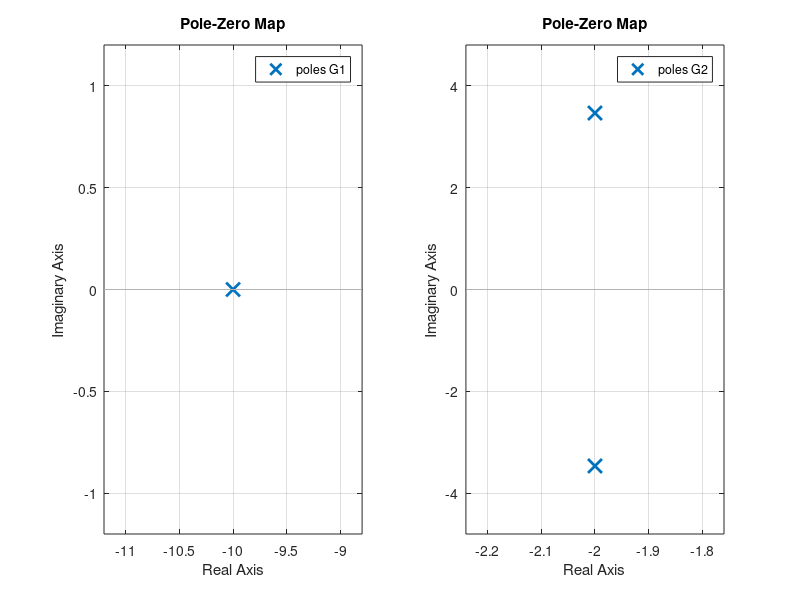

Here is the MATLAB script that generated this plot:
%% Experiment No.: 2

clc
clear all
close all

%% Q1. Generte tf and find zeros, poles and gain.

%(a) G(s) = 2/(0.1s+1)
G1=tf(2, [0.1 1])
[Z1, P1, K1]=tf2zp(2, [0.1 1])
subplot(1,2,1)
pzmap(G1)

%(b) G(s) = 16/(s^2+4s+16)
G2=tf(16, [1 4 16])
[Z2, P2, K2]=tf2zp(16, [1 4 16])
subplot(1,2,2)
pzmap(G2)

%% Q2. Find tf from zeros, poles and gain.

%(a) zero at 0, pole at -2 and gain is 0.5
[NUM1, DEN1]=zp2tf(0, -2, 0.5);
G3=tf(NUM1, DEN1)

%(b) zero at -4, pole at -4 and gain is 16
[NUM2, DEN2]=zp2tf(-4, -4, 16);
G4=tf(NUM2, DEN2)

%% Q3. Obtain tf of the given close loop

a=tf([1 0], 1)
b=tf(4, 1)
sys1=parallel(a,b)
c=tf(1, [1 2 0])
sys2=series(sys1,c)
d=tf(0.5, 1)
sys3=feedback(sys2,d)
e=tf(1, 1)
sys4=feedback(sys3,e)

%% Q4. List and explain new MATLAB functions used to perform tasks mentioned in all above questions.

%{

1. tf:- Use tf to create real or complex valued transfer function models or
to convert state-space or zero-pole-gain models to transfer function form.
You can also use tf to create generalized state-space models or uncertain
state-space models. sys=tf(Numerator,Denomintor) creates a contionuous time
transfer function with numerator(s) and denominator(s) specified by
Numerator and Denomintor.

2. tf2zp:- tf2zp finds the zeros, poles, an gains of a continuous time
transfer function. [z,k,p]=tf2zp(b,a) finds the matrix of zeros z, the
vector of poles p, and the associated vector of gain k from the transfer
function parameters b and a.

3. pzmap:- pzmap(sys) creates a pole-zero plot of the continuous or
discrete time dynamic system model sys. For SISO systems, pzmap plots the
transfer function poles and zeros. For MIMO systems, it plots the system
poles and transmission zeros. The plots are plotted as x's and the zeros
are plottecd as o's.

pzmap(sys1, sys2, sys3,...,sysN) creates the pole-zero plot of multiple
models on a single figure. The models can have different numbers of inputs
and outputs can be mix of continuous and discrete systems.

[p,z]=pzmap(sys) returns the systm poles and zeros in the column vectors p
and z. No plt is drawn on the screen. You can use the functions sgrid and
zgrid to plot lines of constant damping ratio and natural frequency in the
s or z plane.

4. zp2tf:- zp2tf forms transfer function polynomials from the zeros, poles,
and gains of a system in factored from. Column vector p specifies the pole
locations, and matrix z specifies the zero locations, with as many columns 
as there are outputs. The gains for each numerator transfer function are in
vector k. The zeros and poles must be real or come in complex conjugate
pairs. The polynomial denominator coefficients are returned in row vector a
and the polynomial numerator coefficients are returned in mtrix b, which
has as many rows as there are columns of z. Inf values can be used as place
holders in z, if some columns have fewer zeros than others.

5. parallel:- parallel connects two model objects in parallel. The function
accepts any type of model. The two systems must be either both continuous
or both discrete with identical sample time. Static gains are neutral and
can be specified as regular matrices. sys=parallel(sys1,sys2) forms the
basic parallel connection.

6. series:- series connects two model objects in series. The function
accepts any type of model. The two systems must be either both continuous
or both discrete with identical sample time. Static gains are neutral and
can be specified as regular matrices. sys=series(sys1,sys2) forms the
basic series connection.

7. feedback:- sys=feedback(sys1,sys2) returns a model object sys for the
negative feedback interconnection of model objects sys1 and sys2. The
closed loop model sys has u as input vector and y as output vector. The
models sys1 and sys2 must be both continuous or both discrete with
identical sample times. Precedence rules are used to determine the rsulting
model type.

To apply positive feedback, use the syntax: sys=feedback(sys1,sys2,+1)

By default, feedback(sys1,sys2) assumes negative feedback and is equivalent
to feedback(sys1,sys2,-1).

Finally, feedback(sys1,sys2,feedin,feedout) computes a closed loop model
sys for the more general feedback loop.
%}

%% Conclusion 

%{
In this experiment, we used various functions to solve the given problems
and we also learnt how to use these functions. By using these functions we
can also obtain a transfer function(tf) from a given block diagram or
pole-zero-gain. we have also plotted the poles and zeros of a given tf.
%}
